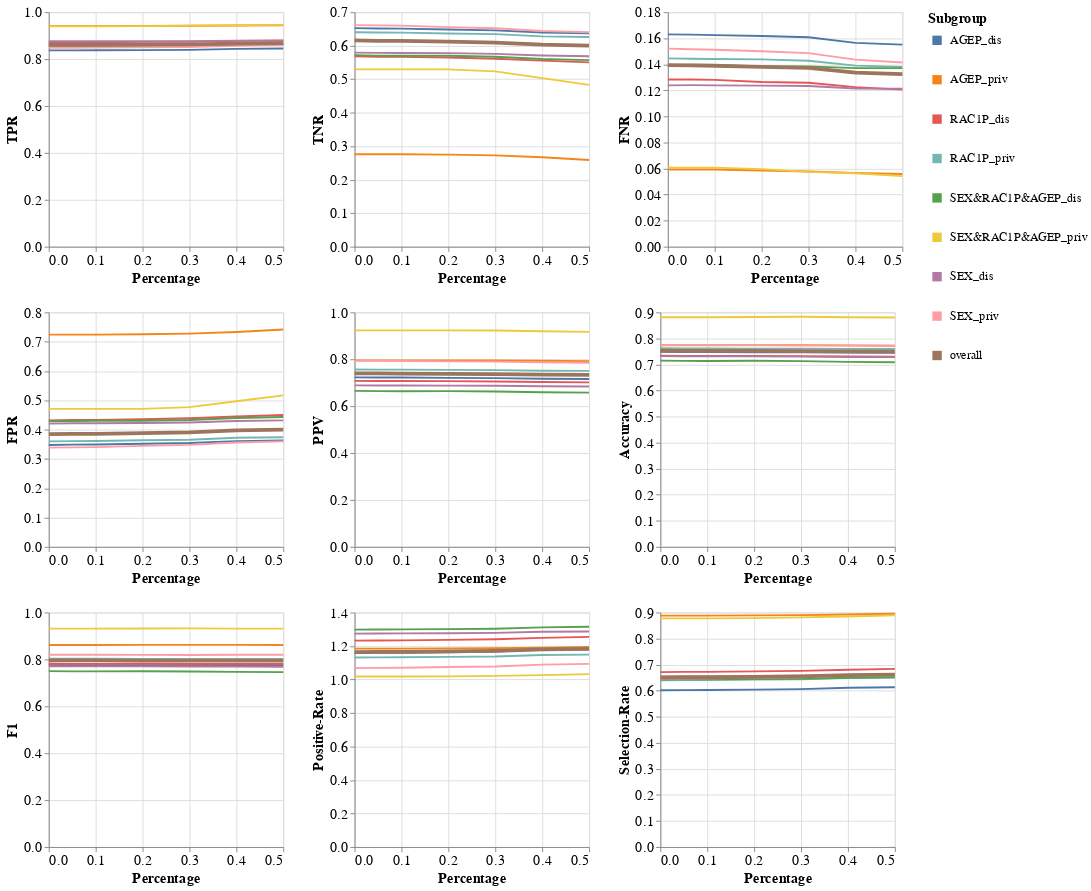

Notebook source saved alongside this figure:
### Code cell
visualizer.create_subgroups_grid_pct_lines_plot(model_name=MODEL_NAMES[0],
                                                target_preprocessing_technique=PREPROCESSING_TECHNIQUES[1],
                                                subgroup_metrics_type='error')
